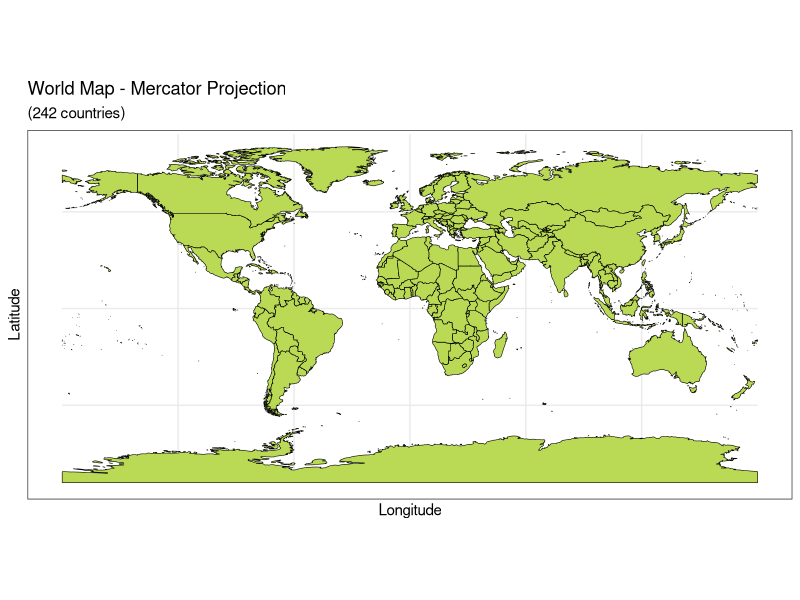
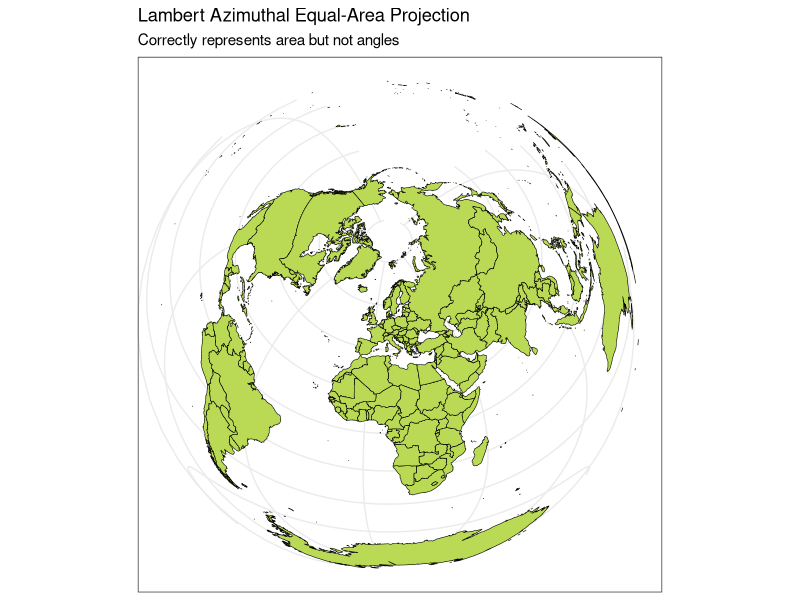
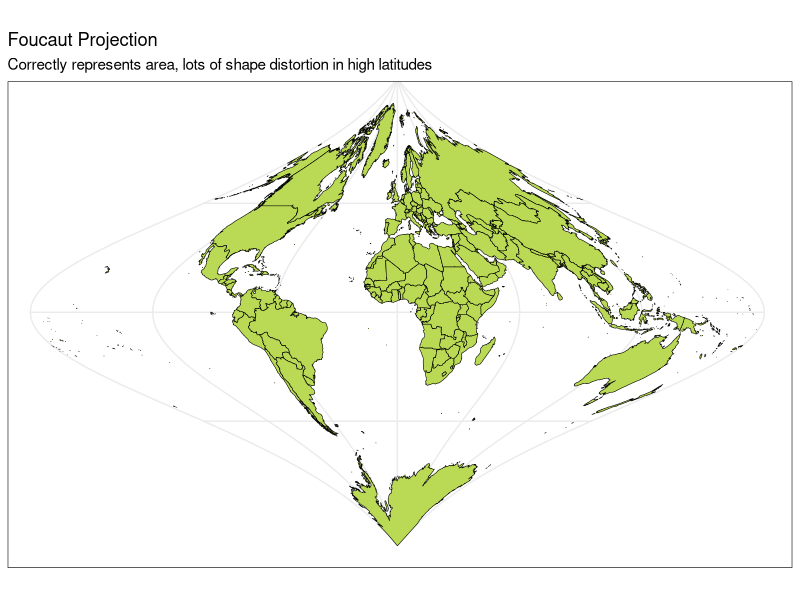
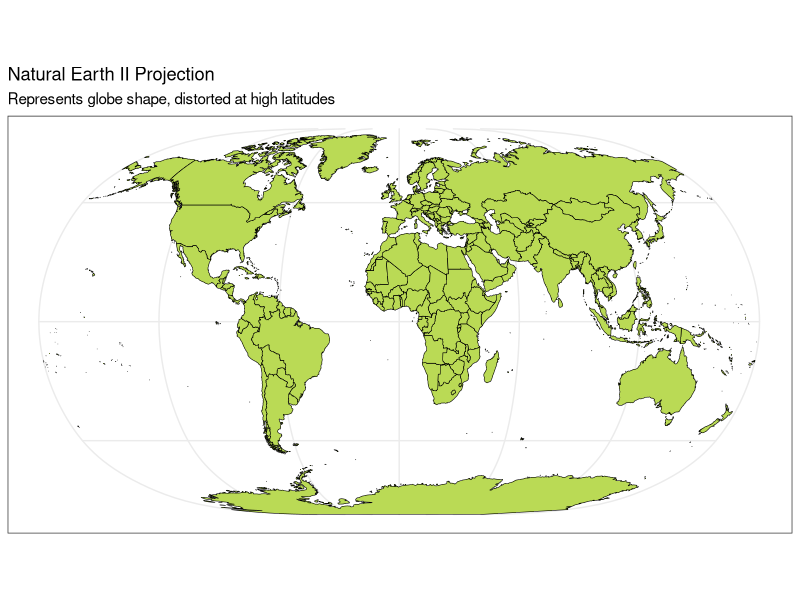

Write the R code that produced these figures, in order.
## ---- chunk 1
library(tidyverse)
library(sf)
world <- rnaturalearth::ne_countries(scale = "medium", returnclass = "sf")

# Basic Map w/ labels
ggplot(data = world) + 
    geom_sf(color = "black", fill = "#bada55") +
    labs(x = "Longitude", y = "Latitude", title = "World Map - Mercator Projection", subtitle = paste0("(", length(unique(world$name)), " countries)")) +
    theme_bw() 

ggplot(data = world) +
    geom_sf(color = "black", fill = "#bada55") +
    coord_sf(crs = "+proj=laea +lat_0=52 +lon_0=10 +x_0=4321000 +y_0=3210000 +ellps=GRS80 +units=m +no_defs") + 
    labs(title = "Lambert Azimuthal Equal-Area Projection", subtitle = "Correctly represents area but not angles") + 
    theme_bw()

ggplot(data = world) +
    geom_sf(color = "black", fill = "#bada55") +
    coord_sf(crs = "+proj=fouc") + 
    labs(title = "Foucaut Projection", subtitle = "Correctly represents area, lots of shape distortion in high latitudes") + 
    theme_bw() 

ggplot(data = world) +
    geom_sf(color = "black", fill = "#bada55") +
    coord_sf(crs = "+proj=natearth2") + 
    labs(title = "Natural Earth II Projection", subtitle = "Represents globe shape, distorted at high latitudes") + 
    theme_bw()
